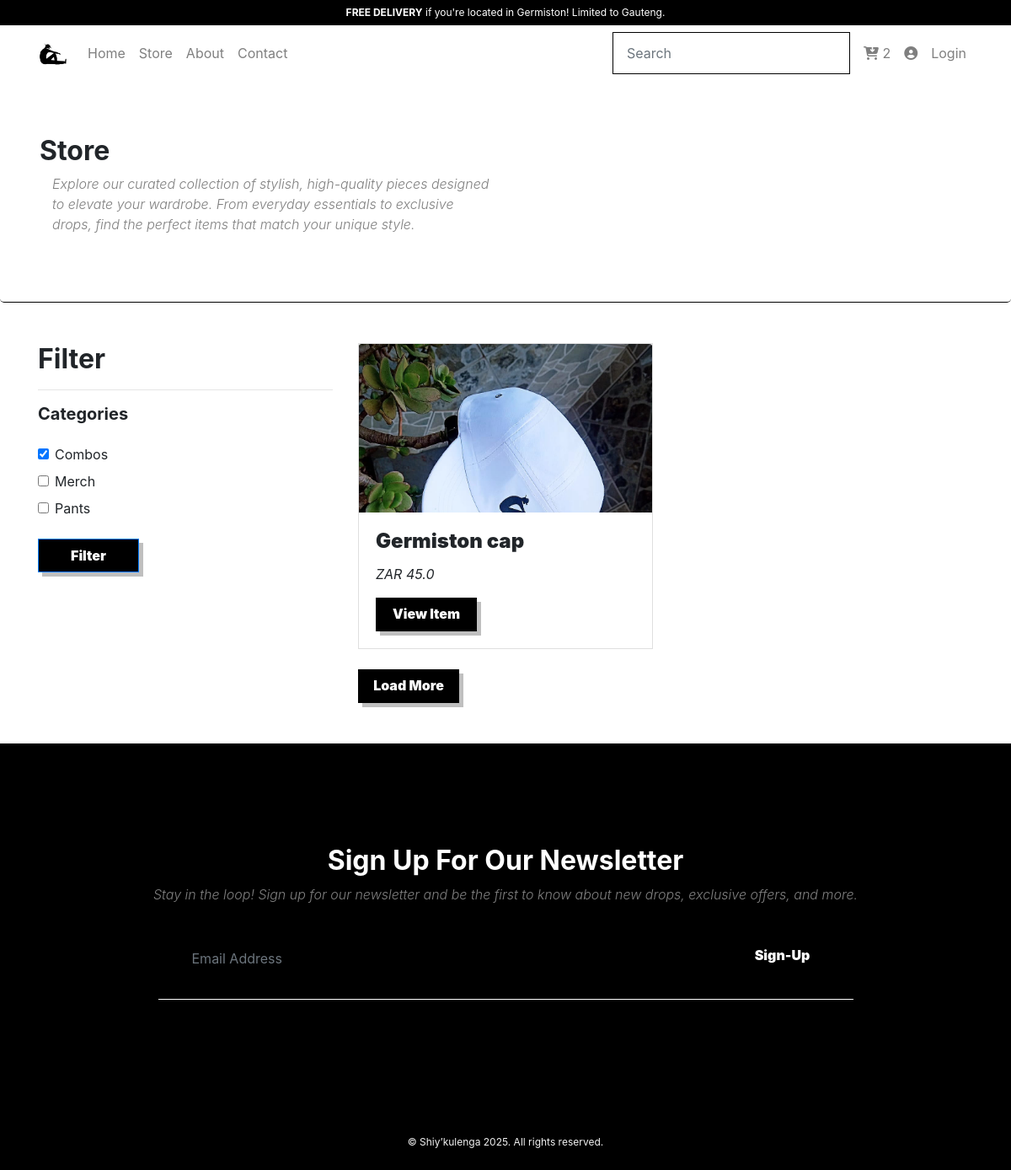
/store?category=Combos, run on an earlier commit of the app's database.
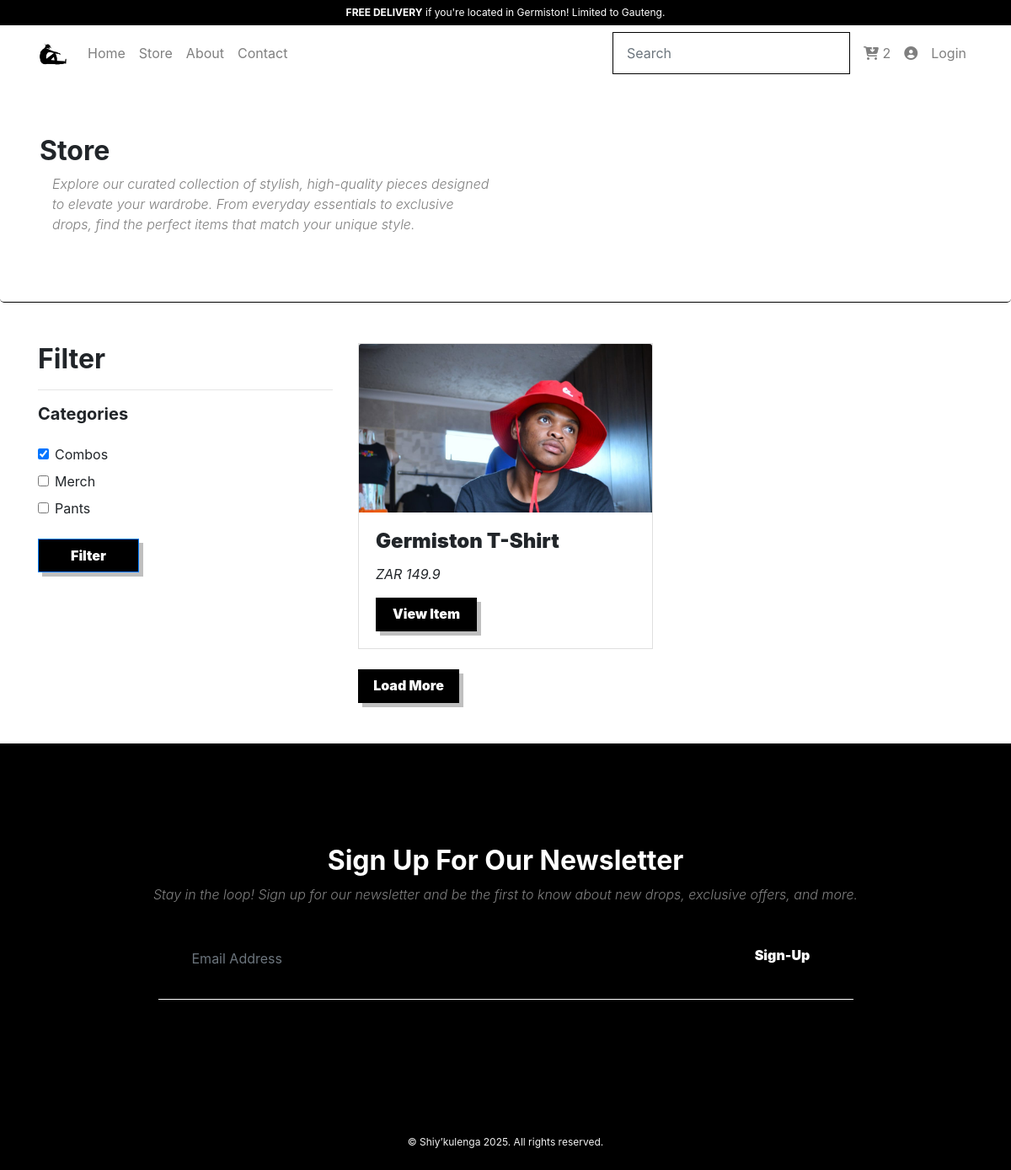
And on a later commit of the database.
### models.py (models this page shows)
class Category(db.Model):
    id = db.Column(db.Integer, primary_key=True, autoincrement=True)
    name = db.Column(db.String(50), nullable=False, unique=True)
    description = db.Column(db.String(200), nullable=True)
    items = db.relationship('ShopItems', backref='category', lazy=True)
    last_updated = db.Column(db.DateTime, default=datetime.utcnow, onupdate=datetime.utcnow)

class ShopItems(db.Model):
    id = db.Column(db.Integer, primary_key=True, autoincrement=True)
    title = db.Column(db.String(20), nullable=False)
    subtitle = db.Column(db.String(120), nullable=False)
    category_id = db.Column(db.Integer, db.ForeignKey('category.id'), nullable=False)
    sizes = db.Column(db.String(10), nullable=False)
    price = db.Column(db.Float, nullable=False, default=0.0)
    image_name = db.Column(db.String(100), nullable=False, default='default.jpg')

### routes/public.py (the view)
@public_bp.route("/store", methods=["GET"])
def store():
    category_names = request.args.getlist(
        "category"
    )  # Get the category names from the query string
    if category_names:
        categories = Category.query.filter(
            Category.name.in_(category_names)
        ).all()  # Get the category objects
        items = ShopItems.query.filter(
            ShopItems.category_id.in_([category.id for category in categories])
        ).all()  # Get the items in the categories
    else:
        items = ShopItems.query.all()
    categories = Category.query.all()
    return render_template("public/store.html", products=items, categories=categories, user = current_user)

### templates/public/store.html (shortened to what this page needs)
{% extends 'base.html' %}
{% block content %} {% include 'includes/navbar.html' %}
<div class="jumbotron">
    <div class="container">
        <h1 class="h1">Store</h1>
        <p class="lead col-md-6 pd-0">
            Explore our curated collection of stylish, high-quality pieces
            designed to elevate your wardrobe. From everyday essentials to
            exclusive drops, find the perfect items that match your unique
            style.
        </p>
    </div>
</div>
<section>
    <div class="container pt-5 pb-5">
        <div class="row">
            <div class="col-md-4">
                <h1 class="h1">Filter</h1>
                <hr />
                <h5 class="h5 mb-4"><b>Categories</b></h5>
                <form method="GET" action="{{ url_for('public.store') }}">
                    {% for category in categories %}
                    <div class="form-check mb-2">
                        <input class="form-check-input" type="checkbox"
                        name="category" id="category{{ category.id }}" value="{{
                        category.name }}" {% if category.name in
                        request.args.getlist('category') %}checked{% endif %}>
                        <label
                            class="form-check-label"
                            for="category{{ category.id }}"
                        >
                            {{ category.name }}
                        </label>
                    </div>
                    {% endfor %}
                    <button type="submit" class="btn btn-primary mt-3 mb-4">
                        Filter
                    </button>
                </form>
            </div>
            <div class="col-md-8">
                <div class="row">
                    {% for product in products %}
                    <div class="col-md-6 mb-4">
                        <div class="card item">
                            <div class="card-img">
                                <a
                                    href="{{ url_for('public.product', product_id=product.id ) }}"
                                >
                                    <img
                                        src="{{ url_for('static', filename='images/' ~ product.image_name) }}"
                                        class="card-img-top"
                                        alt="{{ product.title }}"
                                    />
                                </a>
                            </div>
                            <div class="card-body">
                                <h5 class="card-title">{{ product.title }}</h5>
                                <p class="card-text">ZAR {{ product.price }}</p>
                                <a
                                    href=" {{ url_for('public.product', product_id=product.id) }}"
                                    class="btn"
                                >
                                    View Item
                                </a>
                            </div>
                        </div>
                    </div>
                    {% endfor %}
                </div>
                <a href="/" class="btn">Load More</a>
            </div>
        </div>
    </div>
</section>
{% include 'includes/footer.html' %} {% endblock %}

What changed in the data, as far as the page shows it:
no longer on this page (row edited): ShopItems: image_name (picture), title "Germiston cap", price "45.0"
added ShopItems: image_name (picture), title "Germiston T-Shirt", price "149.9"
